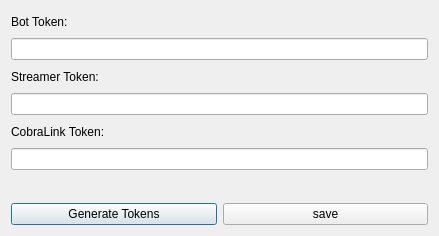
<?xml version="1.0" encoding="UTF-8"?>
<ui version="4.0">
 <class>BotSetup</class>
 <widget class="QDialog" name="BotSetup">
  <property name="geometry">
   <rect>
    <x>0</x>
    <y>0</y>
    <width>439</width>
    <height>236</height>
   </rect>
  </property>
  <property name="windowTitle">
   <string>Connection wizard | Bot Account</string>
  </property>
  <layout class="QGridLayout" name="gridLayout">
   <item row="5" column="0">
    <widget class="QLabel" name="label_3">
     <property name="text">
      <string>CobraLink Token:</string>
     </property>
    </widget>
   </item>
   <item row="2" column="0" colspan="2">
    <widget class="QLineEdit" name="botToken"/>
   </item>
   <item row="4" column="0" colspan="2">
    <widget class="QLineEdit" name="streamerToken"/>
   </item>
   <item row="3" column="0">
    <widget class="QLabel" name="label_2">
     <property name="text">
      <string>Streamer Token:</string>
     </property>
    </widget>
   </item>
   <item row="8" column="0">
    <widget class="QPushButton" name="generateButton">
     <property name="text">
      <string>Generate Tokens</string>
     </property>
    </widget>
   </item>
   <item row="8" column="1">
    <widget class="QPushButton" name="saveButton">
     <property name="text">
      <string>save</string>
     </property>
    </widget>
   </item>
   <item row="6" column="0" colspan="2">
    <widget class="QLineEdit" name="cobraToken"/>
   </item>
   <item row="1" column="0">
    <widget class="QLabel" name="label">
     <property name="text">
      <string>Bot Token:</string>
     </property>
    </widget>
   </item>
   <item row="7" column="0">
    <widget class="QLabel" name="errorLabel">
     <property name="enabled">
      <bool>true</bool>
     </property>
     <property name="font">
      <font>
       <weight>50</weight>
       <bold>false</bold>
      </font>
     </property>
     <property name="styleSheet">
      <string notr="true">color: red;</string>
     </property>
     <property name="text">
      <string/>
     </property>
    </widget>
   </item>
  </layout>
 </widget>
 <resources/>
 <connections/>
</ui>
